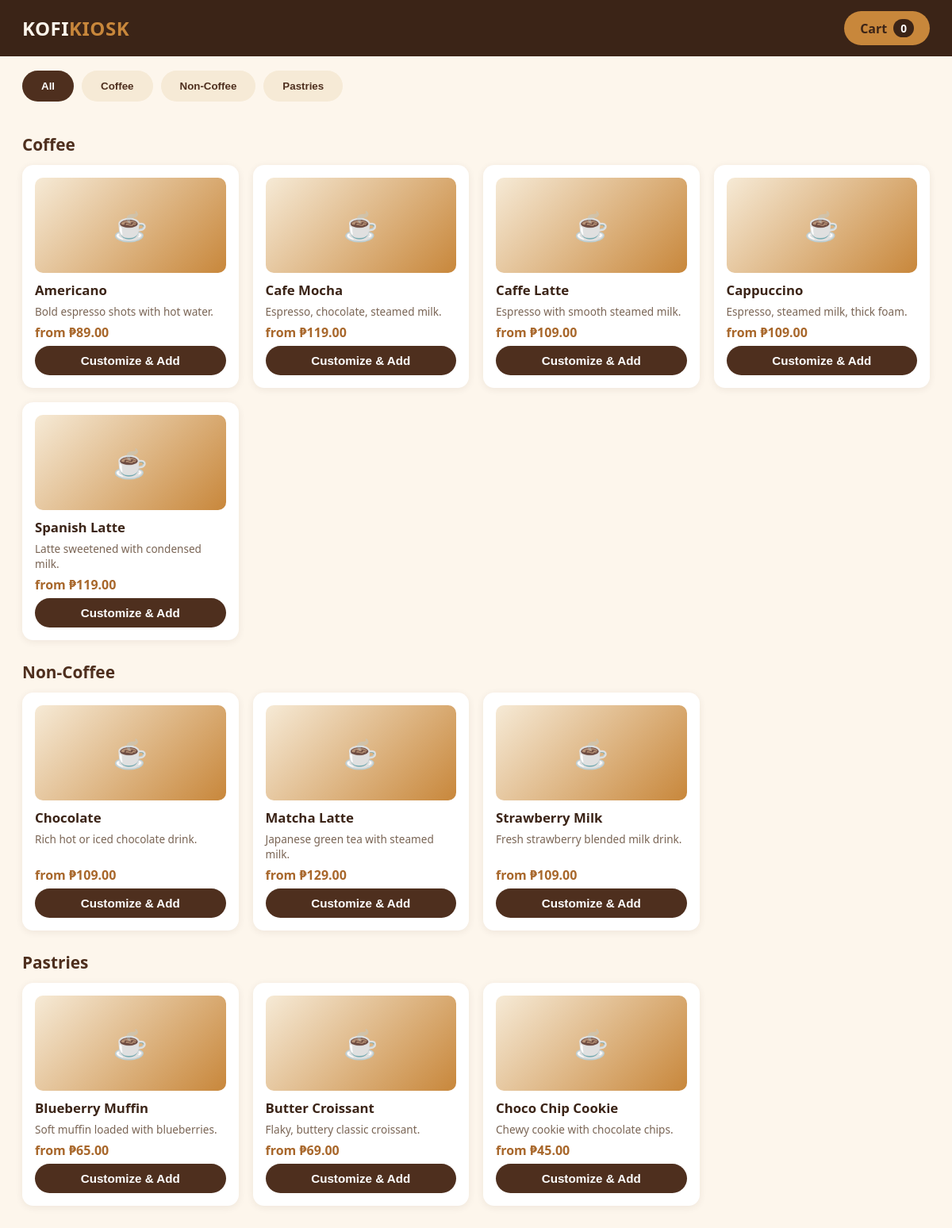
The page / on the database its author committed.
### tables this page shows
CREATE TABLE categories (
    id INTEGER PRIMARY KEY AUTOINCREMENT,
    name TEXT NOT NULL UNIQUE,
    display_order INTEGER NOT NULL DEFAULT 0
);

CREATE TABLE menu_items (
    id INTEGER PRIMARY KEY AUTOINCREMENT,
    category_id INTEGER NOT NULL REFERENCES categories(id) ON DELETE CASCADE,
    name TEXT NOT NULL,
    description TEXT,
    base_price REAL NOT NULL,
    image_url TEXT,
    is_available INTEGER NOT NULL DEFAULT 1
);

### index.py (the view)
@app.route("/")
def menu():
    conn = db.get_db()
    categories = conn.execute(
        "SELECT * FROM categories ORDER BY display_order, name"
    ).fetchall()
    items = conn.execute(
        "SELECT * FROM menu_items WHERE is_available=1 ORDER BY name"
    ).fetchall()
    sizes = conn.execute("SELECT * FROM sizes").fetchall()
    addons = conn.execute("SELECT * FROM addons").fetchall()
    sizes_by_item, addons_by_item, items_by_cat = {}, {}, {}
    for s in sizes:
        sizes_by_item.setdefault(s["menu_item_id"], []).append(s)
    for a in addons:
        addons_by_item.setdefault(a["menu_item_id"], []).append(a)
    for it in items:
        items_by_cat.setdefault(it["category_id"], []).append(it)
    menu_data = {
        it["id"]: {
            "name": it["name"],
            "base_price": it["base_price"],
            "sizes": [
                {"id": s["id"], "name": s["name"], "price_delta": s["price_delta"]}
                for s in sizes_by_item.get(it["id"], [])
            ],
            "addons": [
                {"id": a["id"], "name": a["name"], "price": a["price"]}
                for a in addons_by_item.get(it["id"], [])
            ],
        }
        for it in items
    }
    cart_count = sum(i["quantity"] for i in get_cart())
    conn.close()
    return render_template(
        "customer/menu.html",
        categories=categories,
        items_by_cat=items_by_cat,
        menu_data=menu_data,
        cart_count=cart_count,
    )

### db.py (called while the page is built)
def get_db():
    conn = sqlite3.connect(DB_PATH)
    conn.row_factory = sqlite3.Row
    conn.execute("PRAGMA foreign_keys = ON")
    return conn

### index.py (called while the page is built)
def get_cart():
    return session.setdefault("cart", [])

### templates/customer/menu.html (shortened to what this page needs)
{% extends "customer/base.html" %}
{% block content %}
<div class="tabs" id="tabs">
  <button class="tab-btn active" data-cat="all">All</button>
  {% for cat in categories %}
    <button class="tab-btn" data-cat="cat-{{ cat.id }}">{{ cat.name }}</button>
  {% endfor %}
</div>
<div class="menu-section">
  {% for cat in categories %}
    {% set cat_items = items_by_cat.get(cat.id, []) %}
    {% if cat_items %}
    <div class="category-block" data-cat="cat-{{ cat.id }}">
      <h2 class="category-heading">{{ cat.name }}</h2>
      <div class="item-grid">
        {% for item in cat_items %}
        <div class="item-card">
          <div class="thumb">
            {% if item.image_url %}
              <img src="{{ item.image_url }}" alt="{{ item.name }}" style="width:100%;height:100%;object-fit:cover;border-radius:10px;">
            {% else %}
              &#9749;
            {% endif %}
          </div>
          <h3>{{ item.name }}</h3>
          <p>{{ item.description }}</p>
          <div class="price">from &#8369;{{ "%.2f"|format(item.base_price) }}</div>
          <button class="btn btn-primary" onclick="openCustomize({{ item.id }})">Customize &amp; Add</button>
        </div>
        {% endfor %}
      </div>
    </div>
    {% endif %}
  {% endfor %}
</div>
{% endblock %}

### templates/customer/base.html (shortened to what this page needs)
<!DOCTYPE html>
<html lang="en">
<head>
  <link rel="stylesheet" href="{{ url_for('static', filename='css/style.css') }}">
</head>
<body>
  <header class="kiosk-header">
    <a class="brand" href="{{ url_for('menu') }}">KOFI<span>KIOSK</span></a>
    <a class="cart-btn" href="{{ url_for('cart_view') }}">
      Cart <span class="badge">{{ cart_count|default(0) }}</span>
    </a>
  </header>
  {% block content %}{% endblock %}
</body>
</html>

### static/css/style.css (style rules this page uses)
:root { --brown-900: #3b2417; --brown-800: #4e2f1e; --brown-700: #6b4226; --brown-500: #8c5a34; --cream-100: #fdf6ec; --cream-200: #f6ead6; --accent: #c8873b; --accent-dark: #a8672b; --green: #2f7a4d; --red: #b23b3b; --radius: 14px; font-size: 16px; }
* { box-sizing: border-box; }
body { margin: 0; font-family: "Segoe UI", system-ui, -apple-system, sans-serif; background: var(--cream-100); color: var(--brown-900); }
a { color: inherit; text-decoration: none; }
.kiosk-header { display: flex; align-items: center; justify-content: space-between; background: var(--brown-900); color: var(--cream-100); padding: 14px 28px; position: sticky; top: 0; z-index: 20; }
.kiosk-header .brand { font-size: 1.5rem; font-weight: 700; letter-spacing: .5px; }
.kiosk-header .brand span { color: var(--accent); }
.cart-btn { background: var(--accent); color: var(--brown-900); padding: 10px 20px; border-radius: 999px; font-weight: 600; display: inline-flex; gap: 8px; align-items: center; }
.cart-btn .badge { background: var(--brown-900); color: #fff; border-radius: 999px; padding: 2px 9px; font-size: .85rem; }
.tabs { display: flex; gap: 10px; overflow-x: auto; padding: 18px 28px 4px; }
.tab-btn { padding: 10px 22px; border-radius: 999px; background: var(--cream-200); color: var(--brown-800); font-weight: 600; white-space: nowrap; border: 2px solid transparent; cursor: pointer; }
.tab-btn.active { background: var(--brown-800); color: #fff; }
.menu-section { padding: 10px 28px 40px; }
.category-heading { margin: 26px 0 12px; font-size: 1.3rem; color: var(--brown-800); }
.item-grid { display: grid; grid-template-columns: repeat(auto-fill, minmax(230px, 1fr)); gap: 18px; }
.item-card { background: #fff; border-radius: var(--radius); padding: 16px; box-shadow: 0 2px 10px rgba(59,36,23,.08); display: flex; flex-direction: column; gap: 6px; }
.item-card .thumb { width: 100%; height: 120px; border-radius: 10px; background: linear-gradient(135deg, var(--cream-200), var(--accent)); display: flex; align-items: center; justify-content: center; font-size: 2.2rem; }
.item-card h3 { margin: 4px 0 0; font-size: 1.05rem; }
.item-card p { margin: 0; font-size: .85rem; color: #7a6555; flex-grow: 1; }
.item-card .price { font-weight: 700; color: var(--accent-dark); }
.btn { border: none; border-radius: 999px; padding: 10px 16px; font-weight: 600; cursor: pointer; font-size: .95rem; }
.btn-primary { background: var(--brown-800); color: #fff; }

### rows shown on the page
categories: name "Coffee"
categories: name "Non-Coffee"
categories: name "Pastries"
menu_items: name "Americano", description "Bold espresso shots with hot water.", base_price "89.00"
menu_items: name "Cafe Mocha", description "Espresso, chocolate, steamed milk.", base_price "119.00"
menu_items: name "Caffe Latte", description "Espresso with smooth steamed milk.", base_price "109.00"
menu_items: name "Cappuccino", description "Espresso, steamed milk, thick foam.", base_price "109.00"
menu_items: name "Spanish Latte", description "Latte sweetened with condensed milk.", base_price "119.00"
menu_items: name "Chocolate", description "Rich hot or iced chocolate drink.", base_price "109.00"
menu_items: name "Matcha Latte", description "Japanese green tea with steamed milk.", base_price "129.00"
menu_items: name "Strawberry Milk", description "Fresh strawberry blended milk drink.", base_price "109.00"
menu_items: name "Blueberry Muffin", description "Soft muffin loaded with blueberries.", base_price "65.00"
menu_items: name "Butter Croissant", description "Flaky, buttery classic croissant.", base_price "69.00"
menu_items: name "Choco Chip Cookie", description "Chewy cookie with chocolate chips.", base_price "45.00"

### other values the page prints
{{ cart_count|default(0) }} "0"
